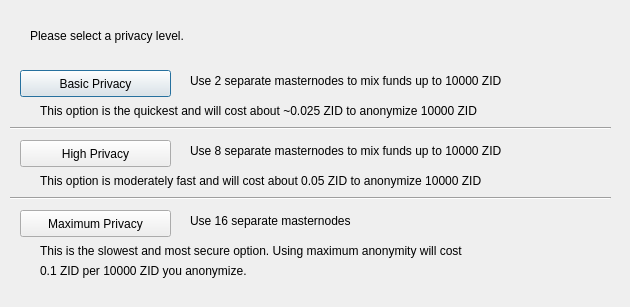
<?xml version="1.0" encoding="UTF-8"?>
<ui version="4.0">
 <class>ObfuscationConfig</class>
 <widget class="QDialog" name="ObfuscationConfig">
  <property name="geometry">
   <rect>
    <x>0</x>
    <y>0</y>
    <width>630</width>
    <height>307</height>
   </rect>
  </property>
  <property name="windowTitle">
   <string>Configure Obfuscation</string>
  </property>
  <widget class="QPushButton" name="buttonBasic">
   <property name="geometry">
    <rect>
     <x>20</x>
     <y>70</y>
     <width>151</width>
     <height>27</height>
    </rect>
   </property>
   <property name="text">
    <string>Basic Privacy</string>
   </property>
  </widget>
  <widget class="QPushButton" name="buttonHigh">
   <property name="geometry">
    <rect>
     <x>20</x>
     <y>140</y>
     <width>151</width>
     <height>27</height>
    </rect>
   </property>
   <property name="text">
    <string>High Privacy</string>
   </property>
  </widget>
  <widget class="QPushButton" name="buttonMax">
   <property name="geometry">
    <rect>
     <x>20</x>
     <y>210</y>
     <width>151</width>
     <height>27</height>
    </rect>
   </property>
   <property name="text">
    <string>Maximum Privacy</string>
   </property>
  </widget>
  <widget class="QLabel" name="label">
   <property name="geometry">
    <rect>
     <x>30</x>
     <y>20</y>
     <width>571</width>
     <height>31</height>
    </rect>
   </property>
   <property name="text">
    <string>Please select a privacy level.</string>
   </property>
  </widget>
  <widget class="QLabel" name="label_2">
   <property name="geometry">
    <rect>
     <x>190</x>
     <y>70</y>
     <width>421</width>
     <height>21</height>
    </rect>
   </property>
   <property name="text">
    <string>Use 2 separate masternodes to mix funds up to 10000 ZID</string>
   </property>
  </widget>
  <widget class="QLabel" name="label_3">
   <property name="geometry">
    <rect>
     <x>190</x>
     <y>140</y>
     <width>411</width>
     <height>21</height>
    </rect>
   </property>
   <property name="text">
    <string>Use 8 separate masternodes to mix funds up to 10000 ZID</string>
   </property>
  </widget>
  <widget class="QLabel" name="label_4">
   <property name="geometry">
    <rect>
     <x>190</x>
     <y>210</y>
     <width>421</width>
     <height>21</height>
    </rect>
   </property>
   <property name="text">
    <string>Use 16 separate masternodes</string>
   </property>
  </widget>
  <widget class="QLabel" name="label_6">
   <property name="geometry">
    <rect>
     <x>40</x>
     <y>100</y>
     <width>561</width>
     <height>21</height>
    </rect>
   </property>
   <property name="text">
    <string>This option is the quickest and will cost about ~0.025 ZID to anonymize 10000 ZID</string>
   </property>
  </widget>
  <widget class="QLabel" name="label_7">
   <property name="geometry">
    <rect>
     <x>40</x>
     <y>170</y>
     <width>561</width>
     <height>21</height>
    </rect>
   </property>
   <property name="text">
    <string>This option is moderately fast and will cost about 0.05 ZID to anonymize 10000 ZID</string>
   </property>
  </widget>
  <widget class="QLabel" name="label_8">
   <property name="geometry">
    <rect>
     <x>40</x>
     <y>240</y>
     <width>561</width>
     <height>21</height>
    </rect>
   </property>
   <property name="text">
    <string>This is the slowest and most secure option. Using maximum anonymity will cost</string>
   </property>
  </widget>
  <widget class="QLabel" name="label_9">
   <property name="geometry">
    <rect>
     <x>40</x>
     <y>260</y>
     <width>561</width>
     <height>21</height>
    </rect>
   </property>
   <property name="text">
    <string>0.1 ZID per 10000 ZID you anonymize.</string>
   </property>
  </widget>
  <widget class="Line" name="line">
   <property name="geometry">
    <rect>
     <x>10</x>
     <y>120</y>
     <width>601</width>
     <height>16</height>
    </rect>
   </property>
   <property name="orientation">
    <enum>Qt::Horizontal</enum>
   </property>
  </widget>
  <widget class="Line" name="line_2">
   <property name="geometry">
    <rect>
     <x>10</x>
     <y>190</y>
     <width>601</width>
     <height>16</height>
    </rect>
   </property>
   <property name="orientation">
    <enum>Qt::Horizontal</enum>
   </property>
  </widget>
 </widget>
 <resources/>
 <connections/>
</ui>
